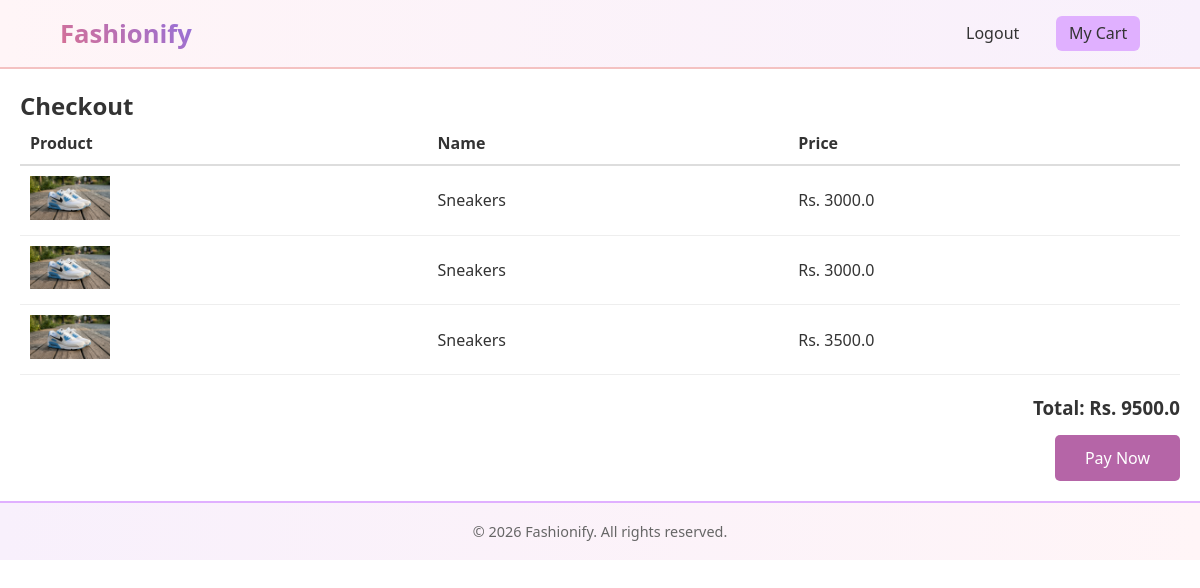
/checkout (signed in), run on an earlier commit of the app's database.
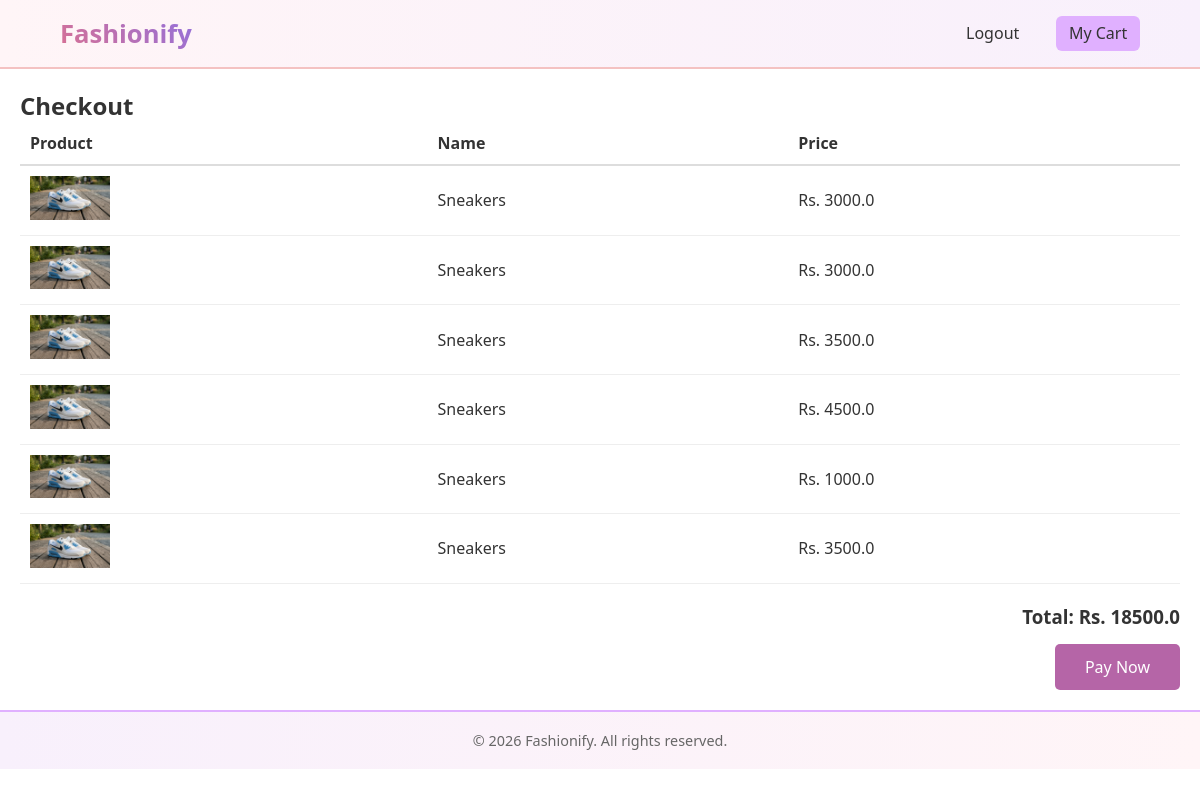
And on a later commit of the database.
### main.py (models this page shows)
class Cart(db.Model):
    __tablename__ = "cart_items"
    id: Mapped[int] = mapped_column(Integer, primary_key=True)
    name: Mapped[str] = mapped_column(String(250), nullable=False)
    user_id: Mapped[int] = mapped_column(ForeignKey('users.id'), nullable=False)
    product_id: Mapped[int] = mapped_column(ForeignKey('products.id'), nullable=False)
    product = relationship("Product")

class Product(db.Model):
    __tablename__= "products"
    id: Mapped[int] = mapped_column(Integer, primary_key=True)
    title: Mapped[str] = mapped_column(String(50),nullable=False)
    img_url: Mapped[str] = mapped_column(String(500), nullable=False)
    price: Mapped[float] = mapped_column(Float, nullable=False)

### main.py (the view)
@app.route("/checkout")
@login_required
def checkout():
    items = db.session.execute(
        db.select(Cart).where(Cart.user_id == current_user.id)
    ).scalars().all()
    total = sum(item.product.price for item in items)
    return render_template("checkout.html", items=items, total=total, user= current_user)

### main.py (called while the page is built)
@login_manager.user_loader
def load_user(user_id):
    return db.session.get(User, int(user_id))

### templates/checkout.html
{% extends "base.html" %}
{% block content %}
<div style="width:100%; max-width:none; padding:20px;">
  <h2>Checkout</h2>
  <table style="width:100%; border-collapse:collapse;">
    <thead>
      <tr style="text-align:left; border-bottom:2px solid #ddd;">
        <th style="padding:10px;">Product</th>
        <th style="padding:10px;">Name</th>
        <th style="padding:10px;">Price</th>
      </tr>
    </thead>
    <tbody>
      {% for item in items %}
      <tr style="border-bottom:1px solid #eee;">
        <td style="padding:10px;"><img src="{{ item.product.img_url }}" width="80" alt="{{ item.name }}"></td>
        <td style="padding:10px;">{{ item.name }}</td>
        <td style="padding:10px;">Rs. {{ item.product.price }}</td>
      </tr>
      {% endfor %}
    </tbody>
  </table>
  <h3 style="text-align:right; margin-top:20px;">Total: Rs. {{ total }}</h3>
  <form action="{{ url_for('home') }}" method="POST" style="text-align:right; margin-top:15px;">
    <button type="submit"
            style="padding:12px 30px; background:#b565a7; color:#fff; border:none;
                   border-radius:5px; font-size:16px; cursor:pointer;">
      Pay Now
    </button>
  </form>
</div>
{% endblock %}

What changed in the data, as far as the page shows it:
added Cart: product.img_url (picture), name "Sneakers", product.price "4500.0"
added Cart: product.img_url (picture), name "Sneakers", product.price "1000.0"
added Cart: product.img_url (picture), name "Sneakers", product.price "3500.0"
Also different on the page:
{{ total }}: "9500.0" → "18500.0"
